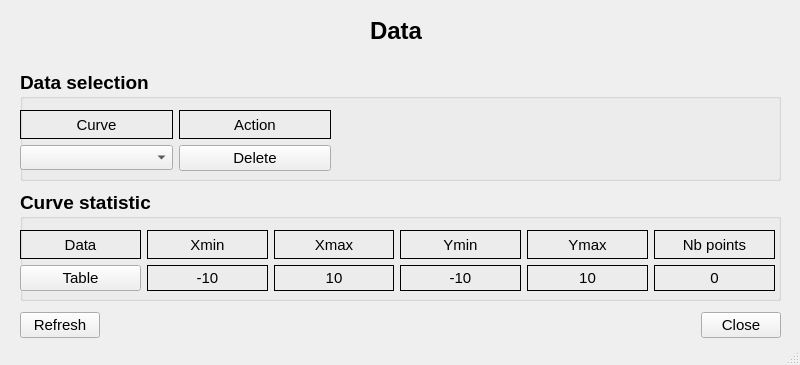
<?xml version="1.0" encoding="UTF-8"?>
<ui version="4.0">
 <class>CEditDataWindow</class>
 <widget class="QMainWindow" name="CEditDataWindow">
  <property name="geometry">
   <rect>
    <x>0</x>
    <y>0</y>
    <width>800</width>
    <height>365</height>
   </rect>
  </property>
  <property name="windowTitle">
   <string>MainWindow</string>
  </property>
  <widget class="QWidget" name="centralwidget">
   <widget class="QLabel" name="label">
    <property name="geometry">
     <rect>
      <x>370</x>
      <y>10</y>
      <width>61</width>
      <height>41</height>
     </rect>
    </property>
    <property name="font">
     <font>
      <pointsize>18</pointsize>
      <weight>75</weight>
      <bold>true</bold>
     </font>
    </property>
    <property name="text">
     <string>Data</string>
    </property>
   </widget>
   <widget class="QGroupBox" name="groupBox">
    <property name="geometry">
     <rect>
      <x>20</x>
      <y>70</y>
      <width>761</width>
      <height>111</height>
     </rect>
    </property>
    <property name="font">
     <font>
      <pointsize>14</pointsize>
      <weight>75</weight>
      <bold>true</bold>
     </font>
    </property>
    <property name="title">
     <string>Data selection</string>
    </property>
    <widget class="QWidget" name="gridLayoutWidget">
     <property name="geometry">
      <rect>
       <x>0</x>
       <y>40</y>
       <width>311</width>
       <height>61</height>
      </rect>
     </property>
     <layout class="QGridLayout" name="gridLayout">
      <item row="1" column="0">
       <widget class="QComboBox" name="CurveChoice">
        <property name="minimumSize">
         <size>
          <width>150</width>
          <height>0</height>
         </size>
        </property>
        <property name="maximumSize">
         <size>
          <width>16777215</width>
          <height>25</height>
         </size>
        </property>
        <property name="font">
         <font>
          <pointsize>11</pointsize>
          <weight>50</weight>
          <bold>false</bold>
         </font>
        </property>
        <property name="currentText">
         <string/>
        </property>
       </widget>
      </item>
      <item row="0" column="1">
       <widget class="QLabel" name="label_10">
        <property name="minimumSize">
         <size>
          <width>150</width>
          <height>0</height>
         </size>
        </property>
        <property name="font">
         <font>
          <pointsize>11</pointsize>
          <weight>50</weight>
          <bold>false</bold>
         </font>
        </property>
        <property name="frameShape">
         <enum>QFrame::Box</enum>
        </property>
        <property name="text">
         <string>Action</string>
        </property>
        <property name="alignment">
         <set>Qt::AlignCenter</set>
        </property>
       </widget>
      </item>
      <item row="0" column="0">
       <widget class="QLabel" name="label_2">
        <property name="minimumSize">
         <size>
          <width>150</width>
          <height>0</height>
         </size>
        </property>
        <property name="font">
         <font>
          <pointsize>11</pointsize>
          <weight>50</weight>
          <bold>false</bold>
         </font>
        </property>
        <property name="frameShape">
         <enum>QFrame::Box</enum>
        </property>
        <property name="text">
         <string>Curve</string>
        </property>
        <property name="alignment">
         <set>Qt::AlignCenter</set>
        </property>
       </widget>
      </item>
      <item row="1" column="1">
       <widget class="QPushButton" name="DeleteButton">
        <property name="minimumSize">
         <size>
          <width>150</width>
          <height>0</height>
         </size>
        </property>
        <property name="font">
         <font>
          <pointsize>11</pointsize>
          <weight>50</weight>
          <bold>false</bold>
         </font>
        </property>
        <property name="text">
         <string>Delete</string>
        </property>
       </widget>
      </item>
     </layout>
    </widget>
   </widget>
   <widget class="QWidget" name="horizontalLayoutWidget">
    <property name="geometry">
     <rect>
      <x>20</x>
      <y>310</y>
      <width>761</width>
      <height>31</height>
     </rect>
    </property>
    <layout class="QHBoxLayout" name="horizontalLayout">
     <item>
      <widget class="QPushButton" name="RefreshButton">
       <property name="font">
        <font>
         <pointsize>11</pointsize>
        </font>
       </property>
       <property name="text">
        <string>Refresh</string>
       </property>
      </widget>
     </item>
     <item>
      <spacer name="horizontalSpacer">
       <property name="orientation">
        <enum>Qt::Horizontal</enum>
       </property>
       <property name="sizeHint" stdset="0">
        <size>
         <width>40</width>
         <height>20</height>
        </size>
       </property>
      </spacer>
     </item>
     <item>
      <widget class="QPushButton" name="CloseButton">
       <property name="font">
        <font>
         <pointsize>11</pointsize>
        </font>
       </property>
       <property name="text">
        <string>Close</string>
       </property>
      </widget>
     </item>
    </layout>
   </widget>
   <widget class="QGroupBox" name="groupBox_3">
    <property name="geometry">
     <rect>
      <x>20</x>
      <y>190</y>
      <width>761</width>
      <height>111</height>
     </rect>
    </property>
    <property name="font">
     <font>
      <pointsize>14</pointsize>
      <weight>75</weight>
      <bold>true</bold>
     </font>
    </property>
    <property name="title">
     <string>Curve statistic</string>
    </property>
    <widget class="QWidget" name="gridLayoutWidget_3">
     <property name="geometry">
      <rect>
       <x>0</x>
       <y>40</y>
       <width>755</width>
       <height>61</height>
      </rect>
     </property>
     <layout class="QGridLayout" name="gridLayout_3">
      <item row="0" column="4">
       <widget class="QLabel" name="labelYmax">
        <property name="font">
         <font>
          <pointsize>11</pointsize>
          <weight>50</weight>
          <bold>false</bold>
         </font>
        </property>
        <property name="frameShape">
         <enum>QFrame::Box</enum>
        </property>
        <property name="text">
         <string>Ymax</string>
        </property>
        <property name="alignment">
         <set>Qt::AlignCenter</set>
        </property>
       </widget>
      </item>
      <item row="0" column="1">
       <widget class="QLabel" name="label_27">
        <property name="font">
         <font>
          <pointsize>11</pointsize>
          <weight>50</weight>
          <bold>false</bold>
         </font>
        </property>
        <property name="frameShape">
         <enum>QFrame::Box</enum>
        </property>
        <property name="text">
         <string>Xmin</string>
        </property>
        <property name="alignment">
         <set>Qt::AlignCenter</set>
        </property>
       </widget>
      </item>
      <item row="1" column="4">
       <widget class="QLabel" name="Ymax">
        <property name="font">
         <font>
          <pointsize>11</pointsize>
          <weight>50</weight>
          <bold>false</bold>
         </font>
        </property>
        <property name="frameShape">
         <enum>QFrame::Box</enum>
        </property>
        <property name="text">
         <string>10</string>
        </property>
        <property name="alignment">
         <set>Qt::AlignCenter</set>
        </property>
       </widget>
      </item>
      <item row="1" column="5">
       <widget class="QLabel" name="NbPoint">
        <property name="font">
         <font>
          <pointsize>11</pointsize>
          <weight>50</weight>
          <bold>false</bold>
         </font>
        </property>
        <property name="frameShape">
         <enum>QFrame::Box</enum>
        </property>
        <property name="text">
         <string>0</string>
        </property>
        <property name="alignment">
         <set>Qt::AlignCenter</set>
        </property>
       </widget>
      </item>
      <item row="0" column="5">
       <widget class="QLabel" name="label_24">
        <property name="minimumSize">
         <size>
          <width>100</width>
          <height>0</height>
         </size>
        </property>
        <property name="font">
         <font>
          <pointsize>11</pointsize>
          <weight>50</weight>
          <bold>false</bold>
         </font>
        </property>
        <property name="frameShape">
         <enum>QFrame::Box</enum>
        </property>
        <property name="text">
         <string>Nb points</string>
        </property>
        <property name="alignment">
         <set>Qt::AlignCenter</set>
        </property>
       </widget>
      </item>
      <item row="1" column="1">
       <widget class="QLabel" name="Xmin">
        <property name="font">
         <font>
          <pointsize>11</pointsize>
          <weight>50</weight>
          <bold>false</bold>
         </font>
        </property>
        <property name="frameShape">
         <enum>QFrame::Box</enum>
        </property>
        <property name="text">
         <string>-10</string>
        </property>
        <property name="alignment">
         <set>Qt::AlignCenter</set>
        </property>
       </widget>
      </item>
      <item row="0" column="3">
       <widget class="QLabel" name="labelYmin">
        <property name="font">
         <font>
          <pointsize>11</pointsize>
          <weight>50</weight>
          <bold>false</bold>
         </font>
        </property>
        <property name="frameShape">
         <enum>QFrame::Box</enum>
        </property>
        <property name="text">
         <string>Ymin</string>
        </property>
        <property name="alignment">
         <set>Qt::AlignCenter</set>
        </property>
       </widget>
      </item>
      <item row="1" column="2">
       <widget class="QLabel" name="Xmax">
        <property name="font">
         <font>
          <pointsize>11</pointsize>
          <weight>50</weight>
          <bold>false</bold>
         </font>
        </property>
        <property name="frameShape">
         <enum>QFrame::Box</enum>
        </property>
        <property name="text">
         <string>10</string>
        </property>
        <property name="alignment">
         <set>Qt::AlignCenter</set>
        </property>
       </widget>
      </item>
      <item row="1" column="3">
       <widget class="QLabel" name="Ymin">
        <property name="font">
         <font>
          <pointsize>11</pointsize>
          <weight>50</weight>
          <bold>false</bold>
         </font>
        </property>
        <property name="frameShape">
         <enum>QFrame::Box</enum>
        </property>
        <property name="text">
         <string>-10</string>
        </property>
        <property name="alignment">
         <set>Qt::AlignCenter</set>
        </property>
       </widget>
      </item>
      <item row="0" column="2">
       <widget class="QLabel" name="label_17">
        <property name="font">
         <font>
          <pointsize>11</pointsize>
          <weight>50</weight>
          <bold>false</bold>
         </font>
        </property>
        <property name="frameShape">
         <enum>QFrame::Box</enum>
        </property>
        <property name="text">
         <string>Xmax</string>
        </property>
        <property name="alignment">
         <set>Qt::AlignCenter</set>
        </property>
       </widget>
      </item>
      <item row="0" column="0">
       <widget class="QLabel" name="label_3">
        <property name="font">
         <font>
          <pointsize>11</pointsize>
          <weight>50</weight>
          <bold>false</bold>
         </font>
        </property>
        <property name="frameShape">
         <enum>QFrame::Box</enum>
        </property>
        <property name="text">
         <string>Data</string>
        </property>
        <property name="alignment">
         <set>Qt::AlignCenter</set>
        </property>
       </widget>
      </item>
      <item row="1" column="0">
       <widget class="QPushButton" name="DataButton">
        <property name="minimumSize">
         <size>
          <width>0</width>
          <height>0</height>
         </size>
        </property>
        <property name="font">
         <font>
          <pointsize>11</pointsize>
          <weight>50</weight>
          <bold>false</bold>
         </font>
        </property>
        <property name="text">
         <string>Table</string>
        </property>
       </widget>
      </item>
     </layout>
    </widget>
   </widget>
  </widget>
  <widget class="QStatusBar" name="statusbar"/>
 </widget>
 <resources/>
 <connections/>
</ui>
